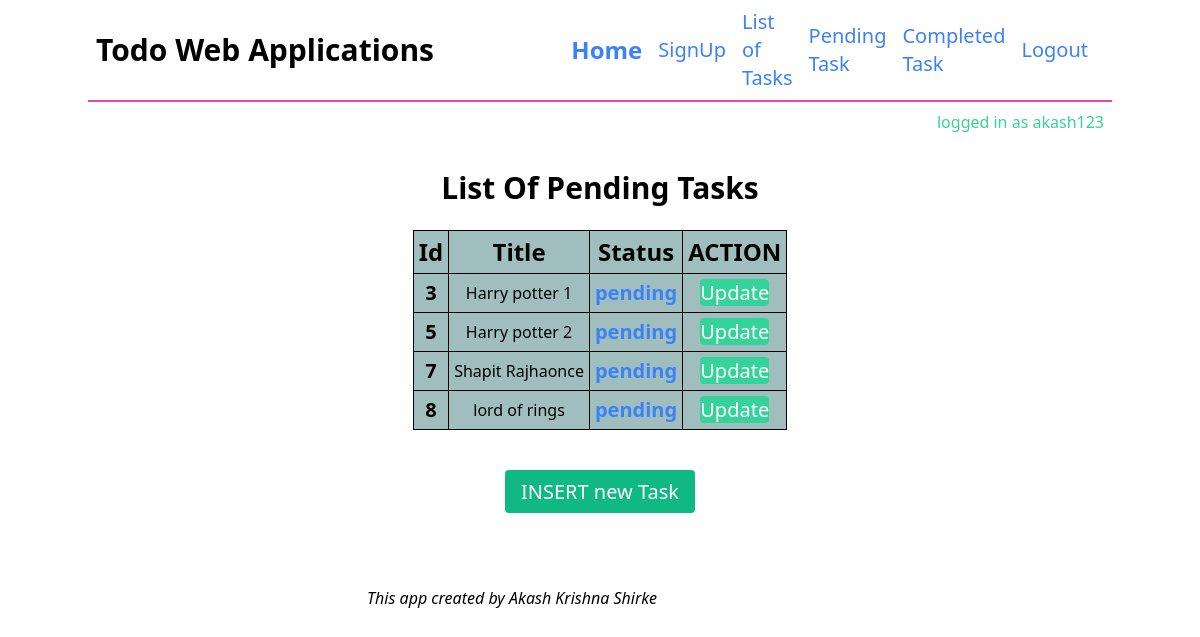
The app's page /PendingStatus/ (signed in) with its own data.
### app1/models.py (models this page shows)
class TodoMdel(models.Model):
    title = models.CharField(max_length=100,default=True)
    description = models.TextField(blank=True,null=True)
    Status_opetions = (('complete','complete'),('pending','pending'))
    status = models.CharField(max_length=30,choices=Status_opetions)
    date_created = models.DateTimeField(default=timezone.now,blank=True,null=True)
    class Meta:
        ordering = ['id']
    def __str__(self):
        return self.title

### app1/views.py (the view)
# urls.py: path('PendingStatus/',views.PendingStatus),
@login_required()
def PendingStatus(request):
    task = TodoMdel.objects.filter(status = 'pending')
    print(task)
    return render(request, 'PendingStatus.html', {'form': task,})

### templates/PendingStatus.html (shortened to what this page needs)
<!DOCTYPE html>
<html lang="en">
<head>
</head>
<body>
<!DOCTYPE html>
{% extends 'base.html' %} {% load static %}  {% block content %}
<body>
<div align="center">
<a class="font-bold text-white-500 text-xl sm:text-3xl"
      >List Of Pending Tasks</a>
<br>
<br>
{%if form%}
<table border="10" align="center" bgcolor  = "color_name|hex_number|rgb_number" >
    <thead>
    <th class="font-bold text-white-500 text-xl sm:text-2xl">Id  </th>
    <th class="font-bold text-white-500 text-xl sm:text-2xl">Title</th>
    <th class="font-bold text-white-500 text-xl sm:text-2xl">Status</th>
    <th class="font-bold text-white-500 text-xl sm:text-2xl">ACTION</th>
    </thead>
    {%for emp in form%}
    <tr>
        <td class="font-bold text-white-500 text-xl sm:text-0.5xl">{{emp.id}}</td>
        <td>{{emp.title}}</td>
        <td class="font-bold text-blue-500 text-xl sm:text-1xl">{{emp.status}}</td>
    <td><a href="admin/app1/todomdel/{{emp.id}}/change/" class="text-white hover:shadow-md text-xl rounded bg-green-400 px-0.9 py-0.9 mt-8">Update</a></td>
    </tr>
    {%endfor%}
</table><br><br>
 <a  href="/add_task/" class="text-white hover:shadow-md text-xl rounded bg-green-500 px-4 py-2 mt-8 ">INSERT new Task</a>
{%else%}
<h1>no data founds</h1>
{%endif%}
    </div>
</body>
{% endblock %}

### templates/base.html (shortened to what this page needs)
<!DOCTYPE html>
<html lang="en">
  <head>
    <link
      href="https://unpkg.com/tailwindcss@^2/dist/tailwind.min.css"
      rel="stylesheet"
    />
  </head>
  <body class="min-h-screen bg-black-900 text-black">
    {% include 'navbar.html' %}
    <header
      class="flex flex-row justify-between items-end mb-5 md:mx-auto max-w-5xl p-2"
    >
      {% if user.is_anonymous %}
      <h2 class="text-red-400 sm:pr-5 xl:pr-3">logged out</h2>
      {% else %}
      <h2 class="text-green-400">logged in as {{user}}</h2>
      {% endif %}
    </header>
    <main class="container md:mx-auto max-w-5xl p-2">
      {% block content %}{% endblock content %}
    </main>
    {% include 'footer.html' %}
  </body>
</html>

### templates/PendingStatus.html (style rules this page uses)
table, th, td { border: 1px solid blue; }

### templates/base.html (style rules this page uses)
table,td,th { border: 1px solid black; border- collapse: collapse; }
th,td { padding:5px; text-align:center; }

### records on screen
TodoMdel: id "3", title "Harry potter 1", status "pending"
TodoMdel: id "5", title "Harry potter 2", status "pending"
TodoMdel: id "7", title "Shapit Rajhaonce", status "pending"
TodoMdel: id "8", title "lord of rings", status "pending"

### other values on screen
{{ user }} "akash123"
